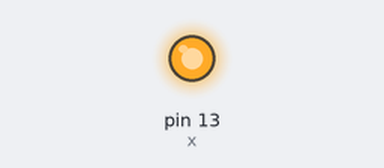
A sketch run on a simulated Arduino Uno, built with avr-gcc and run on an emulated ATmega328P. On the bench: output pins drawn as LEDs (lit = HIGH).

Above: at 0.1 s.
At 1.1 s:
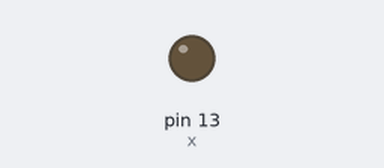
Timing chart, 0 to 22.5 s (numbered marks = the images above):
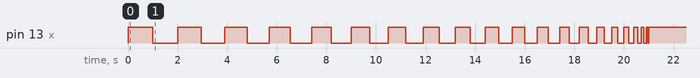

Measured:
- by itself, pin 13 (x): LOW → HIGH at 0.00 s, → LOW 1.0 s later, → HIGH 1.0 s later, → LOW 0.95 s later, … (41 changes in this stretch)

The sketch:

bomb_buzzer.ino
```cpp
int i;
int x=13;
int t=1000;
void setup() {
pinMode(x,OUTPUT);
}

void loop() {
digitalWrite(13,HIGH); delay(t);
digitalWrite(13,LOW); delay(t);
t=t-50;
}
```
